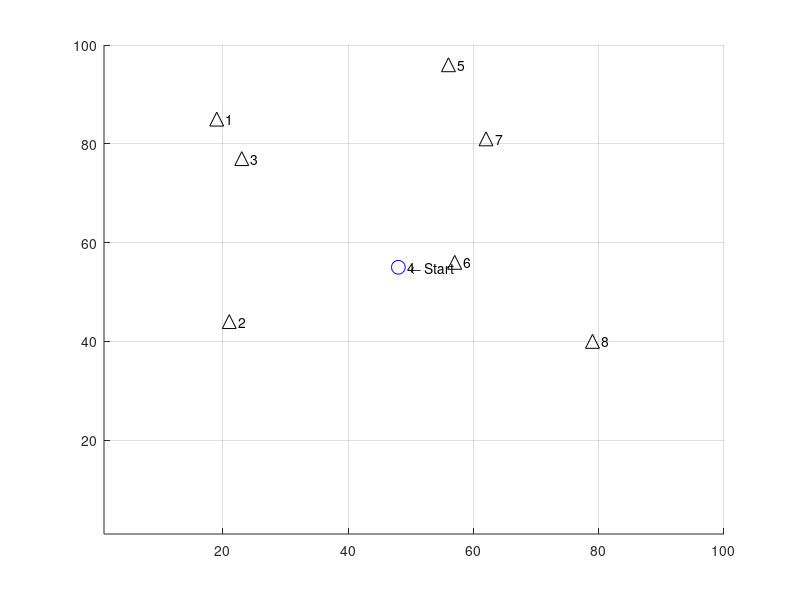

Source code (MATLAB):
% TSP
% Kai Brooks
% Jun 2019
%
% Solves the travelling salesman problem
% Program first solves using the np method and plots it in blue
% Program then uses nn algorithm and solves it in red
%

% Init
clc
close all
clear all
format

% --- Main options --------------------------------------------------------

maxCities = 8;          % (default 9) number of cities to visit, this is the 'n'
% decrease this if it hurts the hardware
gifOutput = 0;          % enables gif output and generation, slows rendering
filename = 'tsp.gif';    % output filename for the gif

twelveCitySeed = 0;     % use pre-computed 12-city seed and skips the bf calculation
% if 0, shuffles seed instead and runs bf normally

% TCS route: 1, 2, 4, 7, 9, 10, 12, 11, 8, 6, 5, 3, 1
% TCS index: 35462161
% TCS dist: 300.25
% TCS NN algorithm path is 1.04x (3.84%) longer and 3628800.00x computationally faster.

% Algorithm enables (with all disabled, just generates the map)
bf = 0;                   % bruteforce algorithm
nn = 0;                   % nearest-neighbor algorithm
gena = 1;                 % genetic algorithm

% sub-algorithms
gaRandomCrossover = 0;    % random crossover variant
gaOrderedCrossover = 1;   % ordered crossover variant

% --- Advanced options and generator settings -----------------------------

outputResults = 0;      % (default 1) shows analysis at completion

gaSelectionFactor = 2;    % (default 2) fractional number of members to select each epoch (eg: 3 = 1/3 of members)
gaInitPopSize = 12;     % (default ???) population for genetic algorithm



bfTickSize = 10000;     % (default 10000) tick size for timing BF algorithm. Higher numbers = more accuracy, slower to display estimate

minLoc = 1;             % (default 1) minimum coordinate to generate for city locations
maxLoc = 100;           % (default 100) maximum coordinate to generate for city locations
plotMarkerSize = 10;    % (default 10) size of markers on map
showLabels = 1;         % (default 1) display city numbers on plot

verbose = 0;            % outputs things, maybe
attempts = 100;         % number of attempts to bruteforce the solution before giving up
maxCpuTime = 100;       % max loops various functions will use before giving up and moving on

% --- Zero other variables (do not modify) --------------------------------

totalDist = 0;          % total distance travelled
gifWritten = 0;         % one-time check for gif creation

o_nn = 0;               % big o for nearest neighbor method
o_bf = 0;               % big o for bruteforce method
o_ga = 0;
nn_distance = 0;        % total minimum distance
bf_distance = 0;
ga_distance = 0;
bf_time = 0;            % time to run algorithm
nn_time = 0;
ga_time = 0;

nnSecs = 0;
bruteforce_minimum_vec = 0;

% --- Program start -------------------------------------------------------

% Override the rng if using the precomputed seed
if twelveCitySeed
    rng('default')
    maxCities = 12;
else
    rng('shuffle')
end

% Generate points
cities = randi([minLoc, maxLoc],2,maxCities); % generate matrix
cities = rot90(cities);  % rotate to form cities(x1,y1) for each point
cities = unique(cities,'rows'); % remove duplicate entries

if (length(cities) ~= maxCities)
    fprintf('*** Generated duplicate city coordinates, pruning %i entries.\n*** New maxCities = %i \n', maxCities - length(cities), length(cities))
end

maxCities = length(cities);  % shorten everything else if we don't have enough cities


startingCity = randi(maxCities);    % randomize starting city
currentCity = startingCity;         % and remember its where we started

visited = zeros([maxCities],1);     % boolean to mark each visited city
visited(currentCity) = 1;           % we're already in our city, so mark it

visitedOrder = zeros([maxCities],1); % vector to store the order which we visited each city
visitedOrder(currentCity) = 1;      % mark out starting city on the path

% Create figure
%f = figure('units','normalized','outerposition',[0 0 1 1]);
axis tight manual % this ensures that getframe() returns a consistent size

hold on
grid on

xlim([minLoc maxLoc])
ylim([minLoc maxLoc])

txt = '    \leftarrow Start';

% Plot cities
for i=1:maxCities
    
    if i == startingCity
        plot(cities(i,1),cities(i,2),'bo','MarkerSize',plotMarkerSize)
        
    else
        plot(cities(i,1),cities(i,2),'k^','MarkerSize',plotMarkerSize)
    end
    if showLabels, text(cities(i,1),cities(i,2),sprintf('   %i', i)), end
    
end

txt = '    \leftarrow Start';
text(cities(startingCity,1),cities(startingCity,2),txt)

% --- Algorithms ----------------------------------------------------------
% Bruteforce algorithm (bf)
if bf
    fprintf('Generating bf pathing matrix...\n')
    % Create gigantic bruteforce path matrix: o(n!)
    arr = [2:maxCities];
    bfVisitOrder = perms(arr);
    bfVisitOrder = rot90(bfVisitOrder); % flip it to make indexing easier
    
    arr = ones(1,length(bfVisitOrder)); % create array of 1's
    bfVisitOrder = [arr;bfVisitOrder];  % append to the beginning
    
    % Add original city back onto end to complete the loop
    for i = 1:length(bfVisitOrder)
        bfVisitOrder(maxCities+1,i) = bfVisitOrder(1,i);
    end
    
    bf_omax = numel(bfVisitOrder); % get total size of matrix
    bfEstimatedTime = 0;    % zero the estimation before starting the loop
    %minDist = maxLoc^2;  % starting minimum distance
    % while sum(visited) < maxCities
    
    for j=1:length(bfVisitOrder)
        o_bf = o_bf + 1;
        
        if j==1,tic,end % start the clock on 2
        
        for i=1:maxCities
            o_bf = o_bf + 1;
            
            a = [cities(bfVisitOrder(i,j),1),cities(bfVisitOrder(i,j),2)];
            b = [cities(bfVisitOrder(i+1,j),1),cities(bfVisitOrder(i+1,j),2)];
            
            checkDistance = [a;b]; % select two points
            distance = pdist(checkDistance,'euclidean');   % find distance between them
            %distance = floor(distance); % truncate
            totalDist = totalDist + distance;
            
            bfSegmentDistances(i,j) = distance;
            
        end
        
        if j==bfTickSize
            timing = toc;
            bfEstimatedTime = timing*(length(bfVisitOrder)/bfTickSize) % timing*((length(bfVisitOrder)-bfTickSize)/bfTickSize) for 'time remaining as of this timing'
            bfTimeTicks = length(bfVisitOrder)/bfTickSize;
        end
        
        bfDistances(j) = totalDist; % store the total path length
        totalDist = 0;              % reset for the next run
        
        % Output running information
        clc
        fprintf('Starting BF for n=%i, O(n!)=%i \n',maxCities, bf_omax)
        
        if length(bfVisitOrder) > bfTickSize % only display if enough data to estimate
            if bfEstimatedTime > 0
                fprintf('Estimated runtime: %s\n',formatTime(bfEstimatedTime))
            else
                fprintf('Estimated runtime: (Sampling %i more times..)\n',bfTickSize-j)
            end
        end
        fprintf('Current runtime  : %s\n',formatTime(toc))
        fprintf('Computing optimal route... %.2f%% \n', (o_bf / bf_omax) * 100)
        
    end % end of loop
    
    % Find min value
    [bfMinDist,bfMinIndex] = min(bfDistances);
    %bruteforce_path_taken = bfVisitOrder(:,bfMinIndex)
    
    %min(bfDist)
    %bfDist(j)
    
    %bfDist
    %     bfMinIndex
    %     bfDistances(bfMinIndex)
    bf_distance = bfMinDist;    % save for comparison
    
    % Plot it
    for i=1:maxCities
        
        a = [cities(bfVisitOrder(i,bfMinIndex),1), cities(bfVisitOrder(i,bfMinIndex),2)];
        b = [cities(bfVisitOrder(i+1,bfMinIndex),1), cities(bfVisitOrder(i+1,bfMinIndex),2)];
        
        x = [a(1), b(1)];
        y = [a(2), b(2)];
        plot(x,y,'b--','LineWidth',plotMarkerSize/8)
        
        
        %bfVisitOrder(i:4,bfShortest) gives path
        
    end
    bfSecs = toc;
    if bfSecs > 0
        hours = 0;
        mins = 0;
        secs = 0;
        
        mins = floor(bfSecs / 60);
        secs = (rem(bfSecs, 60));
        
        if mins > 60
            hours = floor(mins / 60);
            mins = mins - (hours*60);
        end
        
        bf_time = sprintf('%ih%im%.0fs',hours,mins,secs); % format time
    end
    
    %fprintf('BF method complete in %.2f seconds\n', toc)
end

% Clear variables between runs
totalDist = 0;
minDist = 0;

% Nearest Neighbor Algorithm
if nn
    fprintf('Computing nearest neighbor route...\n')
    for j = 2:maxCities
        if j==2,tic,end % start the clock on 2
        
        o_nn = o_nn + 1;
        
        ccLoc = [cities(currentCity,1), cities(currentCity,2)]; % coords of current city
        
        minDist = maxLoc^2;   % starting distance, make maximum possible
        
        for i = 1:maxCities
            o_nn = o_nn + 1;
            
            if visited(i), continue, end % skip cities we've visited
            
            a = ccLoc;  % current city coordinates
            b = [cities(i,1),cities(i,2)];
            
            checkDistance = [a;b]; % select two points
            
            distance = pdist(checkDistance,'euclidean');    % find distance between them
            
            % Draw decision lines
            if gifOutput
                % Draw 'decision' line
                x = [cities(currentCity,1), cities(i,1)];
                y = [cities(currentCity,2), cities(i,2)];
                
                h = plot(x,y,'g:','LineWidth',plotMarkerSize/8)
                uistack(h,'bottom');
                
                drawnow
                % Capture the plot as an image
                title("" + o_nn)
                if  gifWritten == 0
                    gifWritten = 1;
                    gif(filename,'DelayTime',0.01,'LoopCount',1,'frame',gcf)
                else
                    gifWritten = 1;
                    gif
                end
            end
            
            if distance < minDist
                minDist = distance;
                nextCity = i;
                nextLoc = [cities(i,1),cities(i,2)];
            end
            
            
        end
        
        if j == maxCities+1
            a = [cities(maxCities,1),maxCities(2)];  % current city coordinates
            b = [cities(1,1),cities(1,2)];
            
            checkDistance = [a;b]; % select two points
            distance = pdist(checkDistance,'euclidean');   % find distance between them
            totalDist = totalDist + distance;
        end
        
        %  what we found for the next move
        minDist;
        nextCity;
        
        %fprintf('Moving to city %i with a distance of %.2f \n',nextCity,minDist)
        
        % Plot line to shortest next, vector 1 is both x's, 2 is both y's
        x = [cities(currentCity,1), cities(nextCity,1)];
        y = [cities(currentCity,2), cities(nextCity,2)];
        plot(x,y,'r--','LineWidth',plotMarkerSize/8)
        
        %txt = 'Next \rightarrow  ';
        %text(cities(nextCity,1),cities(nextCity,2),txt,'HorizontalAlignment','right')
        
        % Update for next loop
        currentCity = nextCity;
        visited(nextCity) = 1;
        visitedOrder(j) = nextCity;
        minDist; % verbose
        totalDist = totalDist + minDist;
        
        % Break if we've visited everything
        if sum(visited) == maxCities, break, end
        
    end
    
    % Complete the loop
    
    a = [cities(currentCity,1), cities(currentCity,2)];  % current city coordinates
    b = [cities(startingCity,1),cities(startingCity,2)];
    
    checkDistance = [a;b]; % select two points
    distance = pdist(checkDistance,'euclidean');
    minDist;
    totalDist = totalDist + distance; % Update total distance once more
    
    x = [cities(currentCity,1), cities(startingCity,1)];
    y = [cities(currentCity,2), cities(startingCity,2)];
    plot(x,y,'r--','LineWidth',plotMarkerSize/8)
    
    if gifOutput
        drawnow
        gif
    end
    
    nn_distance = totalDist;
    
    nn_time = formatTime(toc);
end

% Clear variables between runs
totalDist = 0;
minDist = 0;

% genetic algorithm
if gena
    % create genes
    linearPath = [1:maxCities];
    
    for i=1:gaInitPopSize
        gaVisitOrder(i,:) = linearPath(randperm(length(linearPath)));
    end
    
    % shift matrix so starting city is correct
    for i=1:gaInitPopSize
        k = find(gaVisitOrder(i,:) == startingCity);
        gaVisitOrder(i,:) = circshift(gaVisitOrder(i,:), (maxCities+1) - k);
    end
    
    % copy first entry and place it on back
    arr = ones(1,gaInitPopSize);
    arr = arr * startingCity;
    
    gaVisitOrder;
    gaVisitOrder = flip(rot90(gaVisitOrder)); % rearrange for visitation reasons
    gaVisitOrder = [gaVisitOrder;arr];
    
    % dont add remaining city, just go back to it and let the ga sort it out?
    
    % calculate lengths of each option
    for j=1:gaInitPopSize
        o_ga = o_ga + 1;
        
        if j==1,tic,end % start the clock on 2
        
        for i=1:maxCities % if -1 because we loop back around instead of indexing the path back to start
            o_ga = o_ga + 1;
            
            a = [cities(gaVisitOrder(i,j),1),cities(gaVisitOrder(i,j),2)];
            b = [cities(gaVisitOrder(i+1,j),1),cities(gaVisitOrder(i+1,j),2)];
            
            checkDistance = [a;b]; % select two points
            distance = pdist(checkDistance,'euclidean');   % find distance between them
            %distance = floor(distance); % truncate
            totalDist = totalDist + distance;
            
            gaSegmentDistances(i,j) = distance;
            
        end
        
        % timing
        %         if j==bfTickSize
        %             timing = toc;
        %             bfEstimatedTime = timing*(length(bfVisitOrder)/bfTickSize) % timing*((length(bfVisitOrder)-bfTickSize)/bfTickSize) for 'time remaining as of this timing'
        %             bfTimeTicks = length(bfVisitOrder)/bfTickSize;
        %         end
        
        gaDistances(j) = totalDist; % store the total path length
        totalDist = 0;              % reset for the next run
        
        % Output running information
        %         clc
        %         fprintf('Starting BF for n=%i, O(n!)=%i \n',maxCities, bf_omax)
        %
        %         if length(bfVisitOrder) > bfTickSize % only display if enough data to estimate
        %             if bfEstimatedTime > 0
        %                 fprintf('Estimated runtime: %s\n',formatTime(bfEstimatedTime))
        %             else
        %                 fprintf('Estimated runtime: (Sampling %i more times..)\n',bfTickSize-j)
        %             end
        %         end
        %         fprintf('Current runtime  : %s\n',formatTime(toc))
        %         fprintf('Computing optimal route... %.2f%% \n', (o_bf / bf_omax) * 100)
        
    end % end of loop
    
    % normalize values for selection process (vector sum = 1)
    %gaVisitOrder
    %gaDistances
    gaFitness = gaDistances ./ norm(gaDistances,1);
    preMean = mean(gaFitness);
    %gaFitness
    
    
    % ** select members
    selected = zeros(1,gaInitPopSize);
    while sum(selected) < (gaInitPopSize/gaSelectionFactor) % run until it selects 1/selectionFactor of the members
        a = rand();
        for i = 1:gaInitPopSize;
            a = a - gaFitness(i);
            %fprintf('%.4f - %.4f\n',a,gaFitness(i))
            if a < 0
                %fprintf('Selected:  %i\n',i)
                gaFitness(i) = 0;
                selected(i) = 1;
                break
            end
        end
    end
    
    % get parents chromosomes
    tempMean = 0;
    k = 0;
    for i = 1:gaInitPopSize
        if gaFitness(i)
            k = k + 1;     % write to the correct indexes to prevent zero values
            gaParentChrom(:,k) = gaVisitOrder(:,i); % write parents chromosomes for use in breeding
            tempMean(k) = gaFitness(i); % capture mean for statistical reasons 
        end
    end
    
    postMean = mean(tempMean(tempMean ~= 0));
    fprintf('Mean %.4f -> %.4f (%.6f change)\n', preMean, postMean, postMean/preMean)
    
    % breed new population
    %for j = 1:gaInitPopSize/4
    %gaParentChrom
    popNeeded = gaInitPopSize;
    k = 0; % indexing fix
    hit = 0;
    miss = 0;
    
    % random swap subalgorithm
    if gaRandomCrossover
        while popNeeded > 0
            
            for i = 2:maxCities   % = 2:n because the start and end cities never change
                parenta = gaParentChrom(i,1);
                parentb = gaParentChrom(i,2);
                
                if round(rand) == 1
                    newMember(i) = parenta;
                else
                    newMember(i) = parentb;
                end
                
                if verbose, fprintf('Mix %i and %i -> %i\n' ,parenta,parentb,newMember(i)), end
            end
            
            if length(unique(newMember)) == length(newMember)
                k=k+1;
                popNeeded = popNeeded -1;
                newPop(k,:) = newMember;
                hit = hit+1;
            else
                miss = miss+1;
            end
            
        end
        
        newPop
        newPop = unique(newPop,'rows')
        
        hit
        miss
        
    end
    
    
%     parenta = gaParentChrom(i,1);
%     parentb = gaParentChrom(i,2);
%     
if gaOrderedCrossover
    k = 0;
    i = 0;
    for j = 1:1%gaInitPopSize/4
        crossoverPoint = randi([2 length(gaParentChrom)-1]) % ignore first and last entries since those are start/loop paths
        gaParentChrom
        child1 = gaParentChrom(1:crossoverPoint,j) %,j
        for i = 2:length(gaParentChrom)
            % add unique elements from second parent one-by-one
            if ~ismember(gaParentChrom(i, j+1),child1) % if _, is in ,_ -- indexed by down, right
                fprintf('adding %i\n',gaParentChrom(i, j+1))
                
                %gaParentChrom(i, j+1) = child2(k);
                %if length(child2) > 8,break,end
            end
            
        end
%        child2
        %child2 = gaParentChrom(crossoverPoint+1:length(gaParentChrom),j+1); %,j+1
        
        %newChild = [child1;child2];
        %newPop(j,:) = newChild;
    
    end
end

    % select parents
    %parenta = 
    %parentb = 
    
   
    % for i = 1:initPopSize
    %     dnabi(i,:) = round(rand(1,dnaLength)); % dna with word length = maxCities
    %     % dna stored by (i,j), where i = chromosome (entire thing), j = alele (bit)
    %     clc
    %     fprintf('\n')
    %     fprintf('Generating %i more population...\n',initPopSize-i)
    % end
    % popGenTime = formatTime(toc);
    % fprintf('Population generated in %s\n',popGenTime)
    %
    % dnabi;
    %
    % % convert DNA into number for pathing
    % tic
    % fprintf('Converting genes to path order...\n')
    % for k = 1:initPopSize           % population
    %     for j = 1:maxCities         % chromosome
    %         for i = 1:wordLength    % word
    %             temp(i) = dnabi(k, i+((j*wordLength)-wordLength) );
    %         end
    %         gaVisitOrder(k,j) = bi2de(flip(temp)); % flip so the lsb is the rightmost bit
    %         clear temp;
    %     end
    %     clc
    %     fprintf('Population generated in %s\n',popGenTime)
    %     fprintf('Generating %i more genes paths...\n',initPopSize-k)
    %
    % end
    %
    % fprintf('Path order generated in %s\n',formatTime(toc))
    %
    % gaVisitOrder;
    
    % gaVisitOrder = gaVisitOrder+1; % how to add 1 for route calculation
    
    % --- wipe out all invalid genes
    
    % Determine if rows have duplicate entries (and are thus invalid)
    % uniqueEntries = 0;
    % for i = 1:initPopSize
    %     a = gaVisitOrder(i:i,:);
    %     if length(a) == length(unique(a))
    %         %fprintf('%i: unique\n',i)
    %         uniqueEntries = uniqueEntries + 1;
    %     else
    %         %fprintf('%i: not unique\n',i)
    %     end
    % end
    %
    % uniqueRatio = uniqueEntries / initPopSize;
    %
    % fprintf('%i valid chromosomes: %.2f%%',uniqueEntries, uniqueRatio*100)
end

if outputResults
    fprintf('\nTravelling done!\n')
    fprintf('------- Results -------\n')
    
    fprintf(1, 'Alg. |\tBF\t\tNN\t\tGA\n')
    fprintf(1, 'O(n) |\t%i\t\t%i\t\t%i\n', o_bf, o_nn, o_ga)
    fprintf(1, 'Dist.|\t%.2f\t\t%.2f\t\t%.2f\n', bf_distance, nn_distance, ga_distance')
    fprintf(1, 'Time |\t%s\t\t%s\t\t%s\n', bf_time, nn_time, ga_time)
    fprintf('\n')
    fprintf('NN algorithm path is %.2fx (%.2f%%) longer and %.2fx computationally faster.\n',nn_distance/bf_distance, (abs(1-(nn_distance/bf_distance)))*100, o_bf/o_nn)
end

% Functions
function t=formatTime(secs);
% Input seconds, output formatted '_h_m_s'

if secs == 0
    t=sprintf('(no time available)');
    return
elseif secs < 1
    t=sprintf('<1s');
    return
else
    hours = 0;
    minutes = 0;
    seconds = 0;
    minutes = floor(secs / 60);
    seconds = rem(secs, 60);
    if minutes > 60
        hours = floor(minutes / 60);
        minutes = minutes - (hours*60);
    end
    t=sprintf('%ih%im%.0fs',hours,minutes,seconds);
    return
end
end
